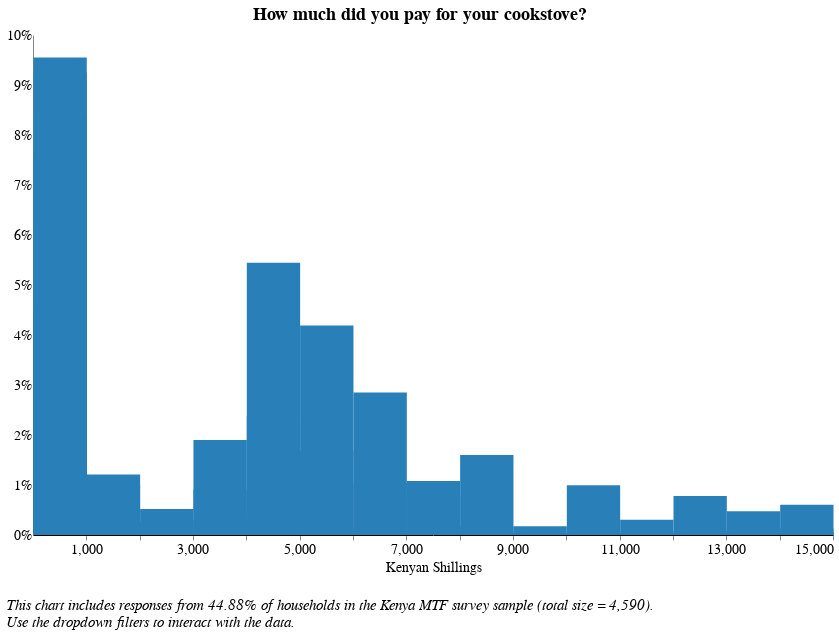

The notebook cell this image was saved under:
### Code cell
# I.5: How much did you pay for the cookstove (if you paid for one)?

alt.data_transformers.disable_max_rows()
source = cooking_final[cooking_final[['i_5_cost']].notnull().all(1)]

c_1 = source['elc_aggr_tier'] != 'NaN'
c_2 = source['i_5_cost'] != 'NaN'

source = source[conjunction(c_1,c_2)]
df = source[['elc_aggr_tier', 'locality', 'i_5_cost', 'i_18_b_2nd_fuel', 'i_18_a_1st_fuel', 'i_3_label']]

cooking_fuels = alt.Chart(df).transform_joinaggregate(
    total='count(*)'
).transform_calculate(
    pct='1 / datum.total'                
).mark_rect(color = '#2980B9').encode(
    x = alt.X('i_5_cost', 
              bin=alt.Bin(extent=[1, 15000], step=1000), 
              scale = alt.Scale(domain=(1,15000),clamp = True),
              axis = alt.Axis(title = "Kenyan Shillings ")),
    y= alt.Y('sum(pct):Q', axis=alt.Axis(format='%'), title = ""),
    tooltip = [alt.Tooltip('i_5_cost:N', title = "Response (Binned)"), 
               alt.Tooltip('sum(pct):Q', format = '.2%', title = "Percentage")]
).properties(
    width = 800,
    height = 500,
    title = " "
)

#Tier filter
tiers = [None, 'Tier 0', 'Tier 1', 'Tier 2', 'Tier 3', 'Tier 4', 'Tier 5']
tier_labels = ['All Tiers', 'Tier 0', 'Tier 1', 'Tier 2', 'Tier 3', 'Tier 4', 'Tier 5']
tier_dropdown=alt.binding_select(options=tiers, labels = tier_labels, name = "Electricity Tier  ")
tier_select=alt.selection_single(fields=['elc_aggr_tier'],
                                bind=tier_dropdown)

# Stove filter - not relevant, b/c manufactured stove is the only one purchased out of all options.
sources = [None,'Manufactured stove', 'Other Self-Built Stove']
source_labels = ['All Stove Types', 'Manufactured Stove', 'Other Self-Built Stove']
source_dropdown=alt.binding_select(options=sources, 
                                  labels = source_labels, 
                                  name = "Stove Type  ")
source_select=alt.selection_single(fields=['i_3_label'],
                                bind=source_dropdown)

# Primary Fuel filter - exclude missing values like processed biomass, ethanol, coal briquette
fuels = [None, 'Kerosene', 'Coal/lignite', 'Charcoal', 'Crop Residue/Plant Biomass', 'Saw Dust', 'Biogas', 'LPG/cooking gas', 'Electricity']
fuel_labels = ['All Fuel Types', 'Kerosene', 'Coal/lignite', 'Charcoal', 'Crop Residue', 'Saw Dust', 'Biogas', 'LPG/cooking gas', 'Electricity']
fuel_dropdown=alt.binding_select(options = fuels, 
                                  labels = fuel_labels, 
                                  name = "Primary Fuel Type  ")
fuel_select=alt.selection_single(fields=['i_18_a_1st_fuel'],
                                bind=fuel_dropdown)

# Secondary Fuel filter - exclude missing values like processed biomass, ethanol, coal briquette
sfuels = [None, 'Kerosene', 'Coal/lignite', 'Charcoal', 'Crop Residue/Plant Biomass', 'Saw Dust', 'LPG/cooking gas']
sfuel_labels = ['All Fuel Types', 'Kerosene', 'Coal/lignite', 'Charcoal', 'Crop Residue', 'Saw Dust', 'LPG/cooking gas']
sfuel_dropdown=alt.binding_select(options = sfuels, 
                                  labels = sfuel_labels, 
                                  name = "Secondary Fuel Type  ")
sfuel_select=alt.selection_single(fields=['i_18_b_2nd_fuel'],
                                bind=sfuel_dropdown)

i_5_cost = cooking_fuels.add_selection(
    tier_select
).transform_filter(
    tier_select 
).add_selection(
    sfuel_select
).transform_filter(
    sfuel_select
).add_selection(
    fuel_select
).transform_filter(
    fuel_select
)

chart = i_5_cost.properties(
    title={
      "text": ["How much did you pay for your cookstove?"],
      "color": "black",
        "font": 'Times New Roman'
    }
)

final = alt.concat(chart,
    title=alt.TitleParams(
        ['', '',  
         'This chart includes responses from 44.88% of households in the Kenya MTF survey sample (total size = 4,590).',
         'Use the dropdown filters to interact with the data.'],
        baseline='bottom',
        orient='bottom',
        anchor='start',
        font = 'Times New Roman',
        fontWeight='normal',
        fontStyle = "italic",
        fontSize=15)
)

final = final.configure(font = 'Times New Roman')
final

### Figure 1 — Vega-Lite specification as saved in the notebook (floating-point values rounded to 4 significant figures; data arrays with more than 128 entries replaced by an {"elided": "..."} marker saying what was removed)
{"width": 800, "height": 400, "config": {"title": {"fontSize": 18, "font": "Times New Roman", "anchor": "center", "fontColor": "#000000"}, "axisX": {"domain": true, "domainColor": "#000000", "grid": false, "labelFont": "Times New Roman", "labelFontSize": 14, "titleFont": "Times New Roman", "titleFontSize": 14, "titleFontWeight": "normal", "title": "X Axis Title (units)"}, "axisY": {"domain": true, "grid": false, "gridColor": "#DEDDDD", "gridWidth": 1, "labelFont": "Times New Roman", "labelFontSize": 14, "labelAngle": 0, "ticks": false, "titleFont": "Times New Roman", "titleFontSize": 14, "titleFontWeight": "normal", "titlePadding": 10, "title": "Y Axis Title (units)"}, "range": {"category": ["#2980B9", "#003366", "#FFAE19", "#D68910", "#E67E22", "#D35400", "#FF4500", "#FF6162", "#438B28", "#45B39D", "#99ADC1", "#212F3C"]}, "legend": {"labelFont": "Times New Roman", "labelFontSize": 14, "symbolType": "square", "symbolSize": 100, "titleFont": "Times New Roman", "titleFontSize": 14, "titleFontWeight": "normal", "title": "Legend", "orient": "right", "offset": 0}, "tooltip": {"font": "Open Sans"}, "view": {"stroke": "transparent", "text": {"font": "Times New Roman", "color": ["#2980B9", "#003366", "#FFAE19", "#D68910", "#E67E22", "#D35400", "#FF4500", "#FF6162", "#438B28", "#45B39D", "#99ADC1", "#212F3C"], "fontSize": 14, "align": "right", "fontWeight": 400, "size": 14}, "bar": {"size": 40, "binSpacing": 1, "continuousBandSize": 30, "discreteBandSize": 30, "fill": ["#2980B9", "#003366", "#FFAE19", "#D68910", "#E67E22", "#D35400", "#FF4500", "#FF6162", "#438B28", "#45B39D", "#99ADC1", "#212F3C"], "stroke": false}}, "font": "Times New Roman"}, "concat": [{"mark": {"type": "rect", "color": "#2980B9"}, "encoding": {"tooltip": [{"type": "nominal", "field": "i_5_cost", "title": "Response (Binned)"}, {"type": "quantitative", "aggregate": "sum", "field": "pct", "format": ".2%", "title": "Percentage"}], "x": {"type": "quantitative", "axis": {"title": "Kenyan Shillings "}, "bin": {"extent": [1, 15000], "step": 1000}, "field": "i_5_cost", "scale": {"clamp": true, "domain": [1, 15000]}}, "y": {"type": "quantitative", "aggregate": "sum", "axis": {"format": "%"}, "field": "pct", "title": ""}}, "height": 500, "selection": {"selector026": {"type": "single", "fields": ["elc_aggr_tier"], "bind": {"input": "select", "options": [null, "Tier 0", "Tier 1", "Tier 2", "Tier 3", "Tier 4", "Tier 5"], "labels": ["All Tiers", "Tier 0", "Tier 1", "Tier 2", "Tier 3", "Tier 4", "Tier 5"], "name": "Electricity Tier  "}}, "selector029": {"type": "single", "fields": ["i_18_b_2nd_fuel"], "bind": {"input": "select", "options": [null, "Kerosene", "Coal/lignite", "Charcoal", "Crop Residue/Plant Biomass", "Saw Dust", "LPG/cooking gas"], "labels": ["All Fuel Types", "Kerosene", "Coal/lignite", "Charcoal", "Crop Residue", "Saw Dust", "LPG/cooking gas"], "name": "Secondary Fuel Type  "}}, "selector028": {"type": "single", "fields": ["i_18_a_1st_fuel"], "bind": {"input": "select", "options": [null, "Kerosene", "Coal/lignite", "Charcoal", "Crop Residue/Plant Biomass", "Saw Dust", "Biogas", "LPG/cooking gas", "Electricity"], "labels": ["All Fuel Types", "Kerosene", "Coal/lignite", "Charcoal", "Crop Residue", "Saw Dust", "Biogas", "LPG/cooking gas", "Electricity"], "name": "Primary Fuel Type  "}}}, "title": {"text": ["How much did you pay for your cookstove?"], "color": "black", "font": "Times New Roman"}, "transform": [{"joinaggregate": [{"op": "count", "field": "*", "as": "total"}]}, {"calculate": "1 / datum.total", "as": "pct"}, {"filter": {"selection": "selector026"}}, {"filter": {"selection": "selector029"}}, {"filter": {"selection": "selector028"}}], "width": 800}], "data": {"name": "data-0cfc4f360a1bf4327191fa7ce9b5e174"}, "title": {"text": ["", "", "This chart includes responses from 44.88% of households in the Kenya MTF survey sample (total size = 4,590).", "Use the dropdown filters to interact with the data."], "anchor": "start", "baseline": "bottom", "font": "Times New Roman", "fontSize": 15, "fontStyle": "italic", "fontWeight": "normal", "orient": "bottom"}, "$schema": "https://vega.github.io/schema/vega-lite/v4.8.1.json", "datasets": {"data-0cfc4f360a1bf4327191fa7ce9b5e174": {"elided": "2314 records"}}}
